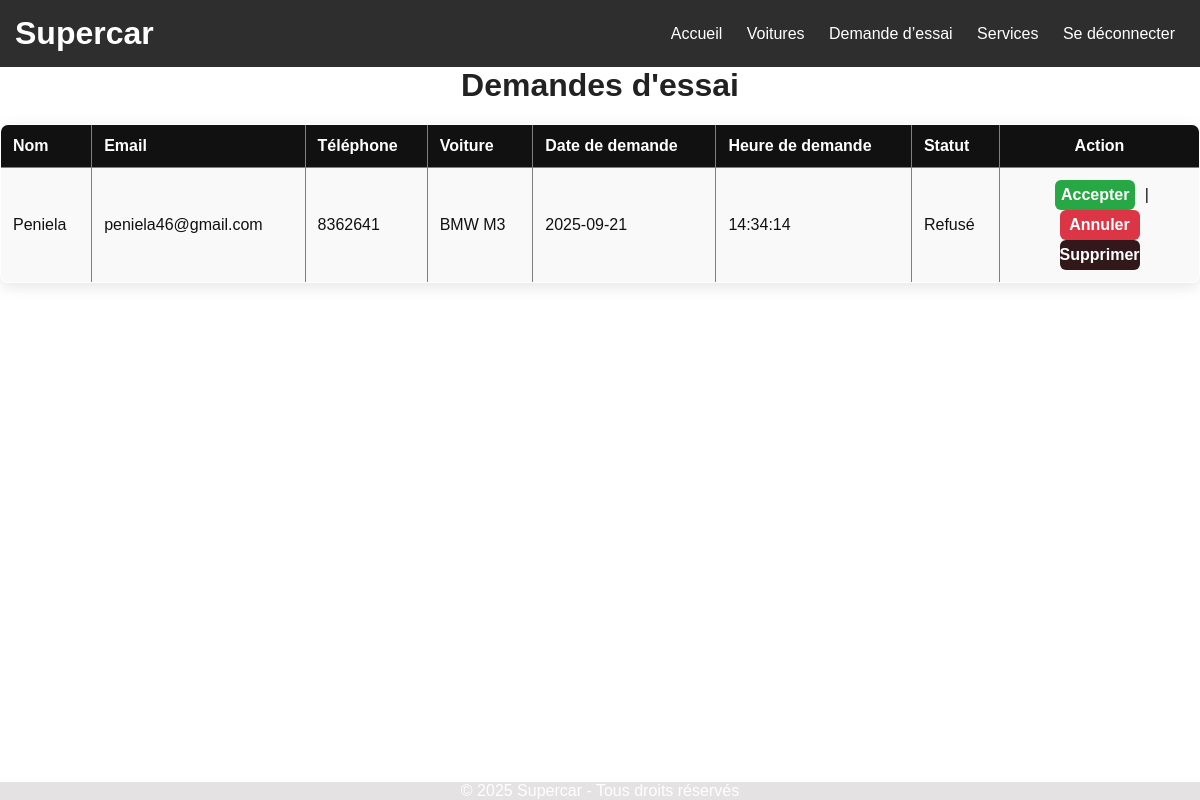
/Admin/essais.php (signed in), run on the app's committed database.
### tables this page shows
CREATE TABLE IF NOT EXISTS `demandes` (
  `id` int NOT NULL AUTO_INCREMENT,
  `nom` varchar(100) DEFAULT NULL,
  `email` varchar(100) DEFAULT NULL,
  `telephone` varchar(20) DEFAULT NULL,
  `voiture` varchar(100) DEFAULT NULL,
  `statut` varchar(50) DEFAULT 'En attente',
  `date_demande` date NOT NULL DEFAULT (curdate()),
  `heure_demande` time NOT NULL DEFAULT (curtime()),
  PRIMARY KEY (`id`)
);

### Admin/essais.php (the view, shortened to what this page needs)
<?php
include("../bd.php");
$result = $mysqli->query("SELECT * FROM demandes");
?>
<!DOCTYPE html>
<html>
<head>
    <link href='css/essai.css' rel='stylesheet'>
</head>
<body>
<?php include 'header.php'; ?>
<h2>Demandes d'essai</h2>
<table border="1" cellpadding="5">
<tr>
    <th>Nom</th>
    <th>Email</th>
    <th>Téléphone</th>
    <th>Voiture</th>
    <th>Date de demande</th>
    <th>Heure de demande</th>
    <th>Statut</th>
    <th>Action</th>
</tr>
<?php while($row = $result->fetch_assoc()): ?>
<tr>
    <td><?= htmlspecialchars($row['nom']) ?></td>
    <td><?= htmlspecialchars($row['email']) ?></td>
    <td><?= htmlspecialchars($row['telephone']) ?></td>
    <td><?= htmlspecialchars($row['voiture']) ?></td>
    <td><?= htmlspecialchars($row['date_demande']) ?></td>
    <td><?= htmlspecialchars($row['heure_demande']) ?></td>
    <td><?= $row['statut'] ?></td>
    <td>
        <a href="?id=<?= $row['id'] ?>&action=accepter">Accepter</a> |
        <a href="?id=<?= $row['id'] ?>&action=refuser">Annuler</a>
        <a href="?id=<?= $row["id"] ?>&action=supprimer">Supprimer</a>
    </td>
</tr>
<?php endwhile; ?>
</table>
<?php include 'footer.php'; ?>
</body>
</html>

### Admin/css/essai.css (style rules this page uses)
table { width: 100%; border-collapse: collapse; background: #fff; border-radius: 8px; overflow: hidden; box-shadow: 0 4px 15px rgba(0,0,0,0.1); margin-top: 20px; }
th { background: #111; color: #fff; padding: 12px; text-align: left; }
td { padding: 12px; vertical-align: middle; color: #111; }
tr:nth-child(even) { background: #f9f9f9; }
th:last-child, td:last-child { width: 200px; text-align: center; }
td:last-child a { display: inline-block; width: 80px; padding: 6px 0; border-radius: 6px; color: #fff; text-decoration: none; font-weight: bold; margin: 0 5px; }
td a[href*="accepter"] { background: #28a745; }
td a[href*="refuser"] { background: #dc3545; }
td a[href*="supprimer"] { background: #32181b; }
h2 { font-size: 2em; text-align: center; margin-bottom: 20px; color: #222; }

### Admin/style.css (style rules this page uses)
* { margin: 0; padding: 0; box-sizing: border-box; font-family: Arial, sans-serif; }
body { font-family: Arial, sans-serif; margin: 0; padding: 0; }

### data on the page
demandes: nom "Peniela", email "peniela46@gmail.com", telephone "8362641", voiture "BMW M3", date_demande "2025-09-21", heure_demande "14:34:14", statut "Refusé"
